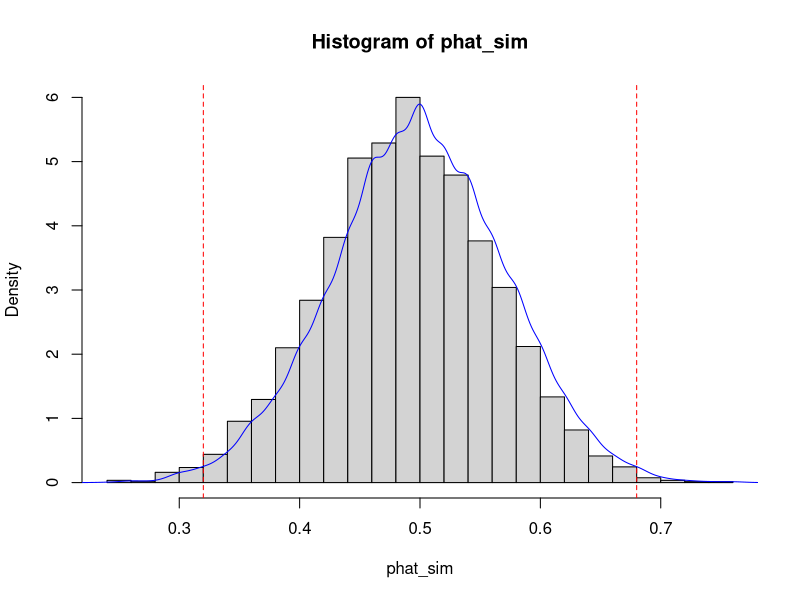
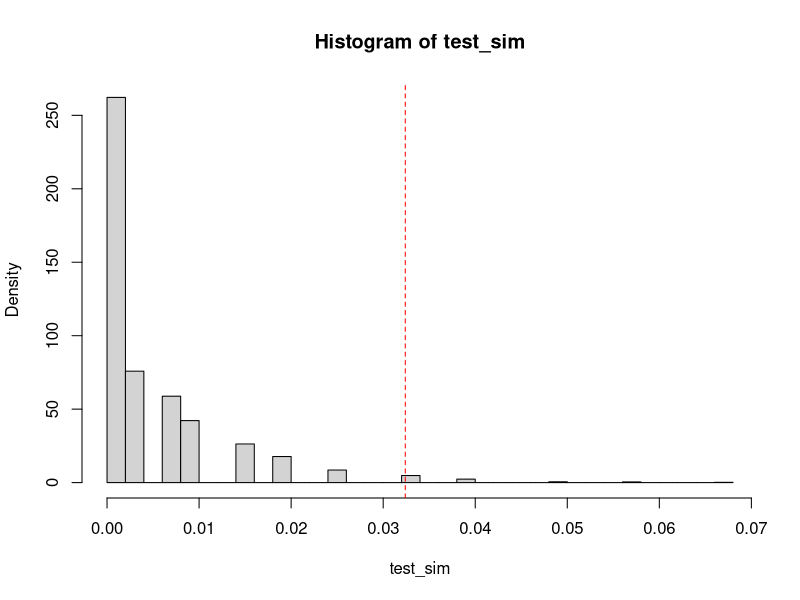
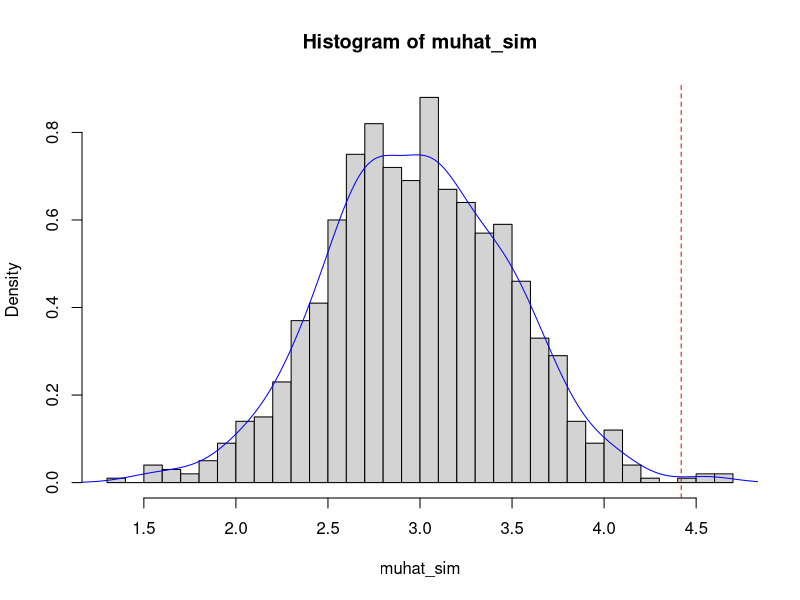

Here is the R script that generated these plots, in order:
# Example 1: One-sample Proportion Test
set.seed(440)
# Set sample size of the dataset
n<-50
# Set true value of 'p'
p<-1/3
# Set 'p'under H0
p0<-1/2
# Observe data (n=50) from Bernoulli(1/3)
X<-rbinom(n,size=1,p=p)
X
# Estimate 'p'from the observed dataset
phat<-mean(X)
phat
# Simulate data (n=50) from Bernoulli(1/2) for 10,000 times
reps<-10000
X_sim<-matrix(rbinom(n*reps,size=1,p=p0),nrow=reps)
X_sim
# Estimate 'p'from each of 10,000 simulated datasets
phat_sim<-rowMeans(X_sim)
phat_sim
# Visualize simulations
hist(phat_sim,prob=TRUE,breaks=30)
dens_est<-density(phat_sim, bw="nrd")
points(dens_est$x,dens_est$y,type="l",col="blue")
abline(v=phat,col="red",lty=2)
abline(v=1-phat,col="red",lty=2)

# Convert test statistics to better handle "both tails"
test_stat<-(phat-p0)^2
test_stat
test_sim<-(phat_sim-p0)^2
test_sim
# Visualize simulations
hist(test_sim,prob=TRUE,breaks=30)
abline(v=test_stat,col="red",lty=2)
# Compute a p-value based on simulations
mean(test_sim >= test_stat)

# Let’s compare this simulation-based p-value with p-values from traditional methods.
prop.test(sum(X),n=n,p=p0,alternative="two.sided")
t.test(X,mu=p0,alternative="two.sided")
binom.test(sum(X),n=n,p=p0,alternative="two.sided")

###############################################################
# Example 2: One-sample Mean Test
set.seed(440)
# Set true values of 'mu'and 'sigma'
mu<-3.5
sigma<-5
# Set the value of 'mu'under H0
mu0<-3
# Set the sample size of the dataset
n<-100
# Set the number of simulations to run
reps<-1000
# Observe data (n=100) from N(3.5, 5^2)
X<-rnorm(n=n,mean=mu,sd=sigma)
X
# Estimate 'mu'from the observed dataset
muhat<-mean(X)
muhat
# Simulate data (n=100) from N(3, 5^2) for 1000 times
X_sim<-matrix(rnorm(n=n*reps,mean=mu0,sd=sigma),nrow=reps)
X_sim
# Estimate 'mu'from each of 1000 simulated datasets
muhat_sim<-rowMeans(X_sim)
muhat_sim
# Visualize simulations
hist(muhat_sim,prob=TRUE,breaks=30)
dens_est<-density(muhat_sim, bw="nrd")
points(dens_est$x,dens_est$y,type="l",col="blue")
abline(v=muhat,col="red",lty=2)

# Compute two-sided p-value based on simulations
mean((muhat_sim-mu0)^2>=(muhat-mu0)^2)
# Let’s compare this simulation-based p-value with p-values from traditional methods.
t.test(X,mu=mu0,alternative="two.sided")
wilcox.test(X,mu=mu0,alternative="two.sided")

###############################################################
# Example3: Fishers’ exact test



























set.seed(440)

sigma = 5

mu = 3.5 # is the ground truth, X_1, ... X_N ~ N(4, 5^2)

# H_{0} mu = 3 vs H_{1} mu not =  3
mu0 = 3

n = 100

# genearating obsevred data in real world and calculating the test statistic
X_obs = rnorm(n  = n, mean = mu, sd = 5)
x_bar = mean(X_obs)

# generating simulated distribution
reps = 100000
X_sim = matrix(NA, nrow = reps, ncol = 100) # contain X_{i} from N(3, 5^2) (distribution under H_{0})
X_bar_sim = rep(0, reps) # contain X_bar_{i}
for(i in 1:reps){
  X_sim[i,] = rnorm(n  = n, mean = mu0, sd = 5)
  X_bar_sim[i] = mean(X_sim[i,]) 
}


# p-value =  1/(reps) \sum_{i=1}&{reps} 1_{  (x_bar_{i} - mu0)^2 >  (x_bar - mu0)^2  }

# (x_bar_{i} - mu0)^2
test_sim = (X_bar_sim - mu0)^2
# (x_bar - mu0)^2
test_obs = (x_bar - mu0)^2

mean(ifelse(test_sim >=  test_obs, 1, 0 ))



#  p-value from t.test is small alpha (0.05), but the monte carlo p-value will be greater than alpha. 
t.test(X_obs, mu = mu0, alternative = 'two.sided')

